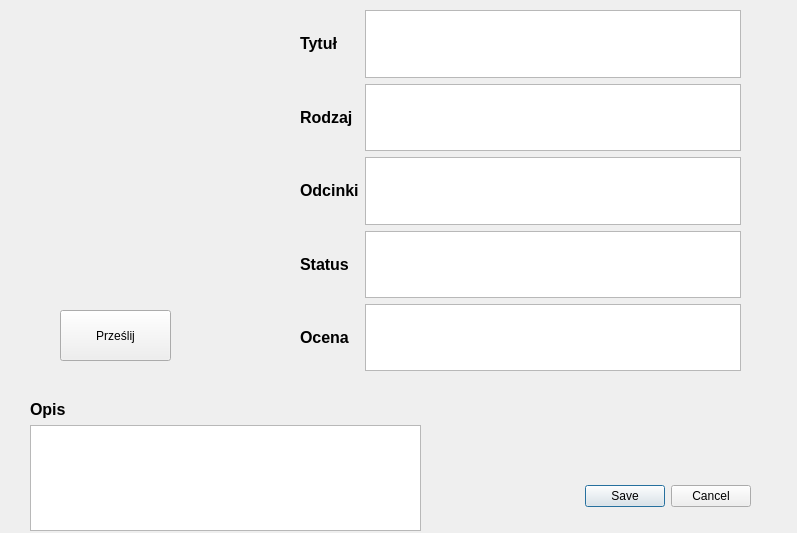
<?xml version="1.0" encoding="UTF-8"?>
<ui version="4.0">
 <class>newForm</class>
 <widget class="QDialog" name="newForm">
  <property name="geometry">
   <rect>
    <x>0</x>
    <y>0</y>
    <width>797</width>
    <height>533</height>
   </rect>
  </property>
  <property name="windowTitle">
   <string>New Form</string>
  </property>
  <widget class="QDialogButtonBox" name="Dodaj">
   <property name="geometry">
    <rect>
     <x>550</x>
     <y>480</y>
     <width>201</width>
     <height>32</height>
    </rect>
   </property>
   <property name="orientation">
    <enum>Qt::Horizontal</enum>
   </property>
   <property name="standardButtons">
    <set>QDialogButtonBox::Cancel|QDialogButtonBox::Save</set>
   </property>
  </widget>
  <widget class="QPushButton" name="pushButton">
   <property name="geometry">
    <rect>
     <x>60</x>
     <y>310</y>
     <width>111</width>
     <height>51</height>
    </rect>
   </property>
   <property name="text">
    <string>Prześlij</string>
   </property>
  </widget>
  <widget class="QWidget" name="verticalLayoutWidget_3">
   <property name="geometry">
    <rect>
     <x>30</x>
     <y>400</y>
     <width>391</width>
     <height>131</height>
    </rect>
   </property>
   <layout class="QVBoxLayout" name="verticalLayout_3">
    <item>
     <widget class="QLabel" name="label_7">
      <property name="font">
       <font>
        <pointsize>12</pointsize>
        <weight>75</weight>
        <bold>true</bold>
       </font>
      </property>
      <property name="text">
       <string>Opis</string>
      </property>
     </widget>
    </item>
    <item>
     <widget class="QTextEdit" name="Description_form"/>
    </item>
   </layout>
  </widget>
  <widget class="QLabel" name="label_pic">
   <property name="geometry">
    <rect>
     <x>20</x>
     <y>10</y>
     <width>201</width>
     <height>291</height>
    </rect>
   </property>
   <property name="text">
    <string/>
   </property>
  </widget>
  <widget class="QWidget" name="">
   <property name="geometry">
    <rect>
     <x>300</x>
     <y>10</y>
     <width>441</width>
     <height>361</height>
    </rect>
   </property>
   <layout class="QHBoxLayout" name="horizontalLayout">
    <item>
     <layout class="QVBoxLayout" name="verticalLayout_2">
      <property name="sizeConstraint">
       <enum>QLayout::SetDefaultConstraint</enum>
      </property>
      <item>
       <widget class="QLabel" name="label">
        <property name="font">
         <font>
          <pointsize>12</pointsize>
          <weight>75</weight>
          <bold>true</bold>
         </font>
        </property>
        <property name="lineWidth">
         <number>1</number>
        </property>
        <property name="text">
         <string>Tytuł</string>
        </property>
       </widget>
      </item>
      <item>
       <widget class="QLabel" name="label_3">
        <property name="font">
         <font>
          <pointsize>12</pointsize>
          <weight>75</weight>
          <bold>true</bold>
         </font>
        </property>
        <property name="text">
         <string>Rodzaj</string>
        </property>
       </widget>
      </item>
      <item>
       <widget class="QLabel" name="label_4">
        <property name="font">
         <font>
          <pointsize>12</pointsize>
          <weight>75</weight>
          <bold>true</bold>
         </font>
        </property>
        <property name="text">
         <string>Odcinki</string>
        </property>
       </widget>
      </item>
      <item>
       <widget class="QLabel" name="label_5">
        <property name="font">
         <font>
          <pointsize>12</pointsize>
          <weight>75</weight>
          <bold>true</bold>
         </font>
        </property>
        <property name="text">
         <string>Status</string>
        </property>
       </widget>
      </item>
      <item>
       <widget class="QLabel" name="label_6">
        <property name="font">
         <font>
          <pointsize>12</pointsize>
          <weight>75</weight>
          <bold>true</bold>
         </font>
        </property>
        <property name="text">
         <string>Ocena</string>
        </property>
       </widget>
      </item>
     </layout>
    </item>
    <item>
     <layout class="QVBoxLayout" name="verticalLayout">
      <property name="sizeConstraint">
       <enum>QLayout::SetDefaultConstraint</enum>
      </property>
      <item>
       <widget class="QTextEdit" name="Title_form">
        <property name="frameShape">
         <enum>QFrame::StyledPanel</enum>
        </property>
       </widget>
      </item>
      <item>
       <widget class="QTextEdit" name="Type_form"/>
      </item>
      <item>
       <widget class="QTextEdit" name="Episodes_form"/>
      </item>
      <item>
       <widget class="QTextEdit" name="Status_form"/>
      </item>
      <item>
       <widget class="QTextEdit" name="Rating_form"/>
      </item>
     </layout>
    </item>
   </layout>
  </widget>
 </widget>
 <resources/>
 <connections>
  <connection>
   <sender>Dodaj</sender>
   <signal>accepted()</signal>
   <receiver>newForm</receiver>
   <slot>accept()</slot>
   <hints>
    <hint type="sourcelabel">
     <x>248</x>
     <y>254</y>
    </hint>
    <hint type="destinationlabel">
     <x>157</x>
     <y>274</y>
    </hint>
   </hints>
  </connection>
  <connection>
   <sender>Dodaj</sender>
   <signal>rejected()</signal>
   <receiver>newForm</receiver>
   <slot>reject()</slot>
   <hints>
    <hint type="sourcelabel">
     <x>316</x>
     <y>260</y>
    </hint>
    <hint type="destinationlabel">
     <x>286</x>
     <y>274</y>
    </hint>
   </hints>
  </connection>
 </connections>
</ui>
